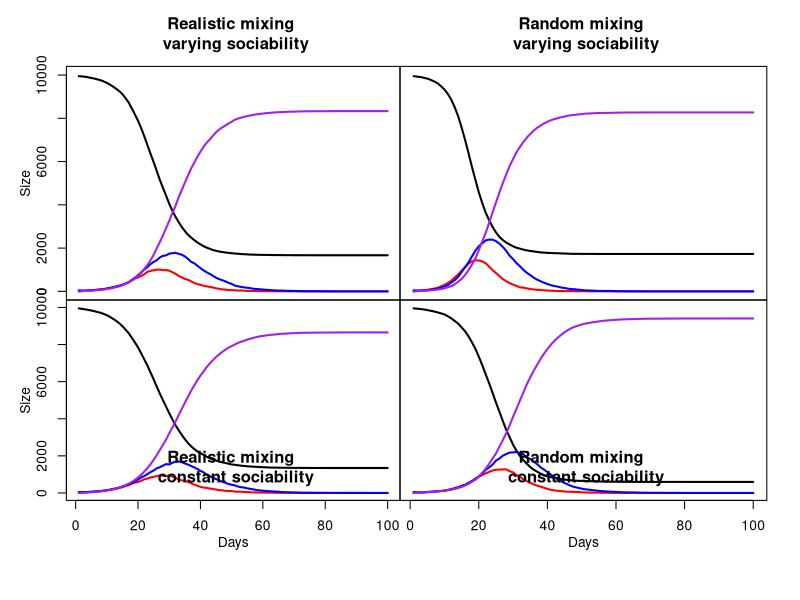

Write the R code that produced this figure.
rm(list=ls())
prob_of_link <- function(i, j, b, n_c ){
  ## the probability of person i and person j being regular contacts
  # b is  the vector beta, the sociability parameters for each person in t
  # the population
  # i, j is the indices of person i and person j in beta
  # n_c mean number of contacts per person
  # it is assumed that i, j are not in the same household
  # this code assumes i holds a single value, whereas j can be of arbitrary
  # length
  n = length(b)#size of the population
  top = n_c*b[i]*b[j]
  bottom =  (n-1)*(mean(b)^2)
  top/bottom
}

get_net <- function(beta, nc=15){
  # Randomly create a regular contact network based off of the sociability
  # of each person,
  # beta stores the sociability values for each person
  # nc is the average number of contacts per person
  #
  # returns a list, network, where network[i] contains the indices
  # of the people i is a regular contact with
  #
  # go through each person and randomly create contacts with other people
  # but we do not consider creating a contact between j and i if we already
  # considered creating a contact between i and j - this would double the 
  # chance of a contact
  
  n <- length(beta) #size of the population
  network <- vector("list",n)
  
  #i only considers the indices greater than i
  #this avoids both i and j considering i<->j 
  for (i in 1:(n-1)){
    #omit people that already considered creating a link with i
    potential_contacts = (i+1):n
    #omit members of the same household, taking h from outside environment
    same_household = which(h == h[i])
    potential_contacts = potential_contacts[
      !(potential_contacts %in% same_household) ]
    #get the chance of contact between i and the potentials
    # using their sociabilities
    chance_of_contact = prob_of_link(i, potential_contacts, beta, nc)
    #then flip a coin with that probability to decide a contact
    u <- runif(length(potential_contacts))
    contacts = potential_contacts[ u < chance_of_contact ]
    network[[i]] <- c( network[[i]], contacts  )
    # add person i into all of its contacts' contacts
    network[contacts] <- lapply(network[contacts], function(x) c(x, i) )
  }
  return( network )
}

nseir <- function(beta,h,alink,alpha=c(.1,.01,.01),delta=.2
                  ,gamma=.4,nc=15, nt = 100,pinf = .005){
  n = length(beta) #size of population
  #record the number of people in each state each day
  S <- E <- I <- R <- rep(0, nt)
  pop <- rep(0,n)
  # a random pinf proportion of the population start as infected,
  # the remainder are susceptible
  # if no-one starts out infected, this is a worthless simulation
  #so we hardcode at least one infection
  pop[sample(n, size = max(1, floor(n*pinf))) ] <- 2
  #record the first day
  S[1] <- sum(pop==0); I[1] <- sum(pop==2)
  # 
  a_h <- alpha[1]; a_c <- alpha[2]; a_r <- alpha[3] 
  for (day in 2:nt){
    u <- runif(n)
    
    pop[ pop==2&u<delta ] <- 3 # I -> R
    pop[ pop==1&u<gamma ] <- 2 # E -> I
    currently_S <- which(pop==0); n_S <- length(currently_S)
    for (infected in which(pop == 2)){
      u<- runif(n_S)
      #infects a susceptible person through random mixing
      pop[currently_S][ u<a_r*prob_of_link(infected, currently_S, beta, nc) ] <- 1
      #infects a susceptible member of their household
      pop[currently_S][ h[currently_S]==h[infected] & u<a_h ] <- 1
      #infects a susceptible regular contact
      pop[currently_S][ currently_S %in% alink[[infected]] & u<a_c ] <- 1
    }
    #record today's counts
    S[day] <- sum(pop==0); E[day] <- sum(pop==1)
    I[day] <- sum(pop==2); R[day] <- sum(pop==3)
  }
  return(list(S=S,E=E,I=I,R=R, t=1:nt))
}

# plot_pop_change <- function(sim, pop_size, title="", ...){
#   # Plots the number of people in each state (S,E,I,R)
#   # over the course of the simulation
#   # sim  - output of nseir. a list with S,E,I,R,t of length nt with the counts 
#   #        people in that state each day
#   # pop_size - the total population size
#   # title - a title for the plot
#   # ... - all other arguements are passed to plot
#   
#   #initialise an empty plot
#   plot(NA,NA, type = "n", #show nothing yet
#        xlim = range(sim$t), #days on X axis
#        ylim = c(0,n), #number of people on the Y axis
#        main = title,
#        cex = .8,
#        xlab = "Days", ylab = "Size", ...
#   )
#   # a colour for each state
#   cols <-  c("black", "red", "blue", "purple")
#   states <- c("Susceptible", "Exposed", "Infectious", "Recovered")
#   #draw a line of each state over time
#   lines(sim$t, sim$S, lwd = 2, col = cols[1])
#   lines(sim$t, sim$E, lwd = 2, col = cols[2])
#   lines(sim$t, sim$I, lwd = 2, col = cols[3])
#   lines(sim$t, sim$R, lwd = 2, col = cols[4])
# 
#   legend(
#     x = max(sim$t), y = n/2, # centre right
#     xjust = 1, yjust = .5, # legend sits at the edge of the rhs
#     legend = states, fill = cols,
#     bty="n" #no box around the legend
#   )
# }


set.seed(2025)
n =10000; h_max = 5
h = rep(1:n, times = sample(1:h_max, n, replace =TRUE))[1:n]
beta <- runif(n); 
system.time( network <- get_net(beta)  )

realistic_mixing_variable_beta <- nseir(beta, h, network)
random_mixing_variable_beta <- nseir(beta, h, network, alpha=c(0,0,.04))
beta_c <- rep(mean(beta), n)
realistic_mixing_common_beta <- nseir(beta_c, h, network)
random_mixing_common_beta <- nseir(beta_c, h, network, alpha=c(0,0,.04))


# save graphical state to reset it after
old_par <- par(no.readonly = TRUE) 


plot_one_sim<- function(one_sim) {
  cols <-  c("black", "red", "blue", "purple")
  states <- c("Susceptible", "Exposed", "Infectious", "Recovered")
  #draw a line of each state over time
  lines(one_sim$t, one_sim$S, lwd = 2, col = cols[1])
  lines(one_sim$t, one_sim$E, lwd = 2, col = cols[2])
  lines(one_sim$t, one_sim$I, lwd = 2, col = cols[3])
  lines(one_sim$t, one_sim$R, lwd = 2, col = cols[4])
} 
old_par<- par(no.readonly = T)
par(
  mfrow=c(2,2),
  mgp=c(2,1,0)
)

 days = realistic_mixing_common_beta$t
#top left so no right or bottom border
par(mar=c(0,4,4,0))
plot(NA,NA, type = "n", #show nothing yet
     xlim = range(days), #days on X axis
     ylim = c(0,n), #number of people on the Y axis
     main = "Realistic mixing \n varying sociability",
     ylab = "Size",
     xaxt = "n", xlab = "" #nothing on bottom
)
plot_one_sim(realistic_mixing_variable_beta)
#top right so no left or bottom border
par(mar=c(0,0,4,2))
plot(NA,NA, type = "n", #show nothing yet
     xlim = range(days), #days on X axis
     ylim = c(1,n), #number of people on the Y axis
     main = "Random mixing \n varying sociability",
     ylab = "", yaxt = "n",
     xaxt = "n", xlab = "" #nothing on bottom
);plot_one_sim(random_mixing_variable_beta)
#bottom left so no right or top border
par(mar=c(6,4,0,0))
plot(NA,NA, type = "n", #show nothing yet
     xlim = range(days), #days on X axis
     ylim = c(0,n), #number of people on the Y axis
     ylab = "Size",
     xlab = "Days" #nothing on bottom
);plot_one_sim(realistic_mixing_common_beta)
title("Realistic mixing \n constant sociability"
      , line = -11)
#bottom right so no left or top border
par(mar=c(6,0,0,2))
plot(NA,NA, type = "n", #show nothing yet
     xlim = range(days), #days on X axis
     ylim = c(0,n), #number of people on the Y axis
     ylab = "", yaxt = "n",
     xlab = "Days" #nothing on bottom
);plot_one_sim(random_mixing_common_beta)
title("Random mixing \n constant sociability"
      , line = -11)



# # a colour for each state
# cols <-  c("black", "red", "blue", "purple")
# states <- c("Susceptible", "Exposed", "Infectious", "Recovered")
# #draw a line of each state over time
# lines(sim$t, sim$S, lwd = 2, col = cols[1])
# lines(sim$t, sim$E, lwd = 2, col = cols[2])
# lines(sim$t, sim$I, lwd = 2, col = cols[3])
# lines(sim$t, sim$R, lwd = 2, col = cols[4])
# 
# legend(
#   x = max(sim$t), y = n/2, # centre right
#   xjust = 1, yjust = .5, # legend sits at the edge of the rhs
#   legend = states, fill = cols,
#   bty="n" #no box around the legend
# )



par(old_par) # reset graphical state  

get_confidence_band_nseir <- function(n_reps, n_days, ...){
  big_l <- list()
  big_l$R <-  matrix(NA, nrow=n_reps, ncol=n_days)
  big_l$S <- big_l$E <- big_l$I <- big_l$R
  
  for( i in 1:n_reps){
    simu <- nseir(...)
    big_l$S[i,] <- simu$S
    big_l$E[i,] <- simu$E
    big_l$I[i,] <- simu$I
    big_l$R[i,] <- simu$R
  }
  
  
  simu_lower <- lapply(
    big_l, 
    function(state) {
      apply(state, 2,
            function(day_reps) quantile(day_reps,probs=c(.05))
      )
    }
  )
  simu_lower$t <- 1:n_days
  
  simu_upper <- lapply(
    big_l, 
    function(state) {
      apply(state, 2,
            function(day_reps) quantile(day_reps,probs=c(.95))
      )
    }
  )
  simu_upper$t<- 1:n_days
  return( list(upper=simu_upper, lower = simu_lower) )
}

plot_pop_change_bands <- function(simu_upper, simu_lower, pop_size){
  
  days = simu_upper$t
  plot(NA,NA,
       xlim=range(days),
       ylim = c(0,pop_size),
       type = "n", xlab = "Day", ylab = "N",
       main = "Typical epidemic development"
       #must put in a title
  )
  colours <-  c("black", "red", "blue", "purple")
  #need to lower intensity/hue/strength of colours to see overlaps
  states <- c("S", "E", "I", "R")
  #doing them in different order as i want E and R on top
  for (state in states[c(4,1,3,2)] ){
    polygon(
      x = c(days, rev(days)),
      y = c(simu_lower[[state]], rev(simu_upper[[state]]) ),
      col = colours[state==states]
    )
  }
  legend(x=max(days), y = n/2,
         legend = c("Susceptible", "Exposed", "Infectious", "Recovered"),
         xjust = 1, yjust = .5,
         fill = colours,
         bty = "n"
  )
}
